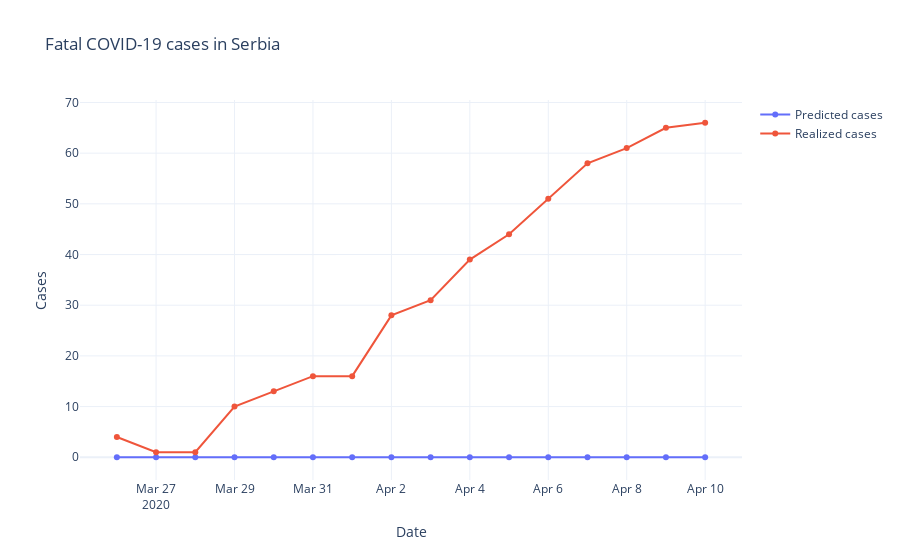

The code cell stored with this chart in its notebook:
### Code cell
fig = go.Figure()

Serbia_predicted = res['Serbia']
Serbia_real = real['Serbia']

Serbia_predicted.values
fig.add_trace(go.Scatter(x = dates, y = Serbia_predicted.values, name = "Predicted cases"))
fig.add_trace(go.Scatter(x = dates, y = Serbia_real.values, name = "Realized cases"))
fig.update_layout(title = "Fatal COVID-19 cases in Serbia",
                  xaxis_title = "Date",
                  yaxis_title = "Cases")
fig.layout.template = 'plotly_white'
fig.show()

### Figure 1 — Plotly figure (JSON) as saved in the notebook; plotly's stock layout.template omitted (floating-point values rounded to 4 significant figures)
{"data": [{"name": "Predicted cases", "type": "scatter", "x": ["2020-03-26", "2020-03-27", "2020-03-28", "2020-03-29", "2020-03-30", "2020-03-31", "2020-04-01", "2020-04-02", "2020-04-03", "2020-04-04", "2020-04-05", "2020-04-06", "2020-04-07", "2020-04-08", "2020-04-09", "2020-04-10"], "y": [0, 0, 0, 0, 0, 0, 0, 0, 0, 0, 0, 0, 0, 0, 0, 0]}, {"name": "Realized cases", "type": "scatter", "x": ["2020-03-26", "2020-03-27", "2020-03-28", "2020-03-29", "2020-03-30", "2020-03-31", "2020-04-01", "2020-04-02", "2020-04-03", "2020-04-04", "2020-04-05", "2020-04-06", "2020-04-07", "2020-04-08", "2020-04-09", "2020-04-10"], "y": [4, 1, 1, 10, 13, 16, 16, 28, 31.0, 39, 44, 51, 58.0, 61, 65, 66]}], "layout": {"title": {"text": "Fatal COVID-19 cases in Serbia"}, "xaxis": {"title": {"text": "Date"}}, "yaxis": {"title": {"text": "Cases"}}}}
